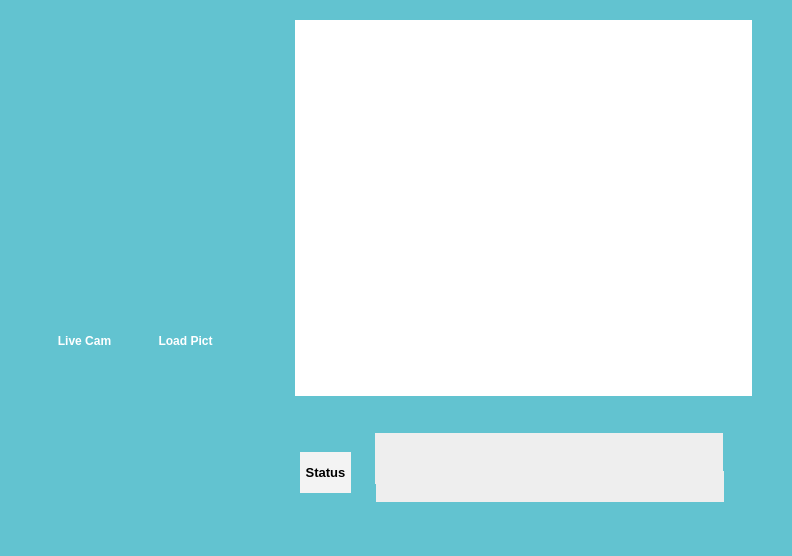
<?xml version="1.0" encoding="UTF-8"?>
<ui version="4.0">
 <class>MainWindow</class>
 <widget class="QMainWindow" name="MainWindow">
  <property name="geometry">
   <rect>
    <x>0</x>
    <y>0</y>
    <width>792</width>
    <height>556</height>
   </rect>
  </property>
  <property name="windowTitle">
   <string>MainWindow</string>
  </property>
  <property name="styleSheet">
   <string notr="true">alternate-background-color: rgb(98, 195, 208);
background-color: rgb(98, 195, 208);</string>
  </property>
  <widget class="QWidget" name="centralwidget">
   <widget class="QLabel" name="label">
    <property name="geometry">
     <rect>
      <x>-20</x>
      <y>-20</y>
      <width>831</width>
      <height>581</height>
     </rect>
    </property>
    <property name="styleSheet">
     <string notr="true">image: url(:/newPrefix/Desain intercace CLEAN.png);</string>
    </property>
    <property name="text">
     <string/>
    </property>
   </widget>
   <widget class="QPushButton" name="control_bt">
    <property name="geometry">
     <rect>
      <x>44</x>
      <y>320</y>
      <width>81</width>
      <height>41</height>
     </rect>
    </property>
    <property name="palette">
     <palette>
      <active>
       <colorrole role="WindowText">
        <brush brushstyle="SolidPattern">
         <color alpha="255">
          <red>255</red>
          <green>255</green>
          <blue>255</blue>
         </color>
        </brush>
       </colorrole>
       <colorrole role="Button">
        <brush brushstyle="SolidPattern">
         <color alpha="255">
          <red>98</red>
          <green>195</green>
          <blue>208</blue>
         </color>
        </brush>
       </colorrole>
       <colorrole role="Light">
        <brush brushstyle="SolidPattern">
         <color alpha="255">
          <red>0</red>
          <green>0</green>
          <blue>0</blue>
         </color>
        </brush>
       </colorrole>
       <colorrole role="Midlight">
        <brush brushstyle="SolidPattern">
         <color alpha="255">
          <red>0</red>
          <green>0</green>
          <blue>0</blue>
         </color>
        </brush>
       </colorrole>
       <colorrole role="Dark">
        <brush brushstyle="SolidPattern">
         <color alpha="255">
          <red>0</red>
          <green>0</green>
          <blue>0</blue>
         </color>
        </brush>
       </colorrole>
       <colorrole role="Mid">
        <brush brushstyle="SolidPattern">
         <color alpha="255">
          <red>0</red>
          <green>0</green>
          <blue>0</blue>
         </color>
        </brush>
       </colorrole>
       <colorrole role="Text">
        <brush brushstyle="SolidPattern">
         <color alpha="255">
          <red>255</red>
          <green>255</green>
          <blue>255</blue>
         </color>
        </brush>
       </colorrole>
       <colorrole role="BrightText">
        <brush brushstyle="SolidPattern">
         <color alpha="255">
          <red>255</red>
          <green>255</green>
          <blue>255</blue>
         </color>
        </brush>
       </colorrole>
       <colorrole role="ButtonText">
        <brush brushstyle="SolidPattern">
         <color alpha="255">
          <red>255</red>
          <green>255</green>
          <blue>255</blue>
         </color>
        </brush>
       </colorrole>
       <colorrole role="Base">
        <brush brushstyle="SolidPattern">
         <color alpha="255">
          <red>98</red>
          <green>195</green>
          <blue>208</blue>
         </color>
        </brush>
       </colorrole>
       <colorrole role="Window">
        <brush brushstyle="SolidPattern">
         <color alpha="255">
          <red>98</red>
          <green>195</green>
          <blue>208</blue>
         </color>
        </brush>
       </colorrole>
       <colorrole role="Shadow">
        <brush brushstyle="SolidPattern">
         <color alpha="255">
          <red>0</red>
          <green>0</green>
          <blue>0</blue>
         </color>
        </brush>
       </colorrole>
       <colorrole role="AlternateBase">
        <brush brushstyle="SolidPattern">
         <color alpha="255">
          <red>98</red>
          <green>195</green>
          <blue>208</blue>
         </color>
        </brush>
       </colorrole>
       <colorrole role="ToolTipBase">
        <brush brushstyle="SolidPattern">
         <color alpha="255">
          <red>255</red>
          <green>255</green>
          <blue>220</blue>
         </color>
        </brush>
       </colorrole>
       <colorrole role="ToolTipText">
        <brush brushstyle="SolidPattern">
         <color alpha="255">
          <red>0</red>
          <green>0</green>
          <blue>0</blue>
         </color>
        </brush>
       </colorrole>
       <colorrole role="PlaceholderText">
        <brush brushstyle="SolidPattern">
         <color alpha="128">
          <red>255</red>
          <green>255</green>
          <blue>255</blue>
         </color>
        </brush>
       </colorrole>
      </active>
      <inactive>
       <colorrole role="WindowText">
        <brush brushstyle="SolidPattern">
         <color alpha="255">
          <red>255</red>
          <green>255</green>
          <blue>255</blue>
         </color>
        </brush>
       </colorrole>
       <colorrole role="Button">
        <brush brushstyle="SolidPattern">
         <color alpha="255">
          <red>98</red>
          <green>195</green>
          <blue>208</blue>
         </color>
        </brush>
       </colorrole>
       <colorrole role="Light">
        <brush brushstyle="SolidPattern">
         <color alpha="255">
          <red>0</red>
          <green>0</green>
          <blue>0</blue>
         </color>
        </brush>
       </colorrole>
       <colorrole role="Midlight">
        <brush brushstyle="SolidPattern">
         <color alpha="255">
          <red>0</red>
          <green>0</green>
          <blue>0</blue>
         </color>
        </brush>
       </colorrole>
       <colorrole role="Dark">
        <brush brushstyle="SolidPattern">
         <color alpha="255">
          <red>0</red>
          <green>0</green>
          <blue>0</blue>
         </color>
        </brush>
       </colorrole>
       <colorrole role="Mid">
        <brush brushstyle="SolidPattern">
         <color alpha="255">
          <red>0</red>
          <green>0</green>
          <blue>0</blue>
         </color>
        </brush>
       </colorrole>
       <colorrole role="Text">
        <brush brushstyle="SolidPattern">
         <color alpha="255">
          <red>255</red>
          <green>255</green>
          <blue>255</blue>
         </color>
        </brush>
       </colorrole>
       <colorrole role="BrightText">
        <brush brushstyle="SolidPattern">
         <color alpha="255">
          <red>255</red>
          <green>255</green>
          <blue>255</blue>
         </color>
        </brush>
       </colorrole>
       <colorrole role="ButtonText">
        <brush brushstyle="SolidPattern">
         <color alpha="255">
          <red>255</red>
          <green>255</green>
          <blue>255</blue>
         </color>
        </brush>
       </colorrole>
       <colorrole role="Base">
        <brush brushstyle="SolidPattern">
         <color alpha="255">
          <red>98</red>
          <green>195</green>
          <blue>208</blue>
         </color>
        </brush>
       </colorrole>
       <colorrole role="Window">
        <brush brushstyle="SolidPattern">
         <color alpha="255">
          <red>98</red>
          <green>195</green>
          <blue>208</blue>
         </color>
        </brush>
       </colorrole>
       <colorrole role="Shadow">
        <brush brushstyle="SolidPattern">
         <color alpha="255">
          <red>0</red>
          <green>0</green>
          <blue>0</blue>
         </color>
        </brush>
       </colorrole>
       <colorrole role="AlternateBase">
        <brush brushstyle="SolidPattern">
         <color alpha="255">
          <red>98</red>
          <green>195</green>
          <blue>208</blue>
         </color>
        </brush>
       </colorrole>
       <colorrole role="ToolTipBase">
        <brush brushstyle="SolidPattern">
         <color alpha="255">
          <red>255</red>
          <green>255</green>
          <blue>220</blue>
         </color>
        </brush>
       </colorrole>
       <colorrole role="ToolTipText">
        <brush brushstyle="SolidPattern">
         <color alpha="255">
          <red>0</red>
          <green>0</green>
          <blue>0</blue>
         </color>
        </brush>
       </colorrole>
       <colorrole role="PlaceholderText">
        <brush brushstyle="SolidPattern">
         <color alpha="128">
          <red>255</red>
          <green>255</green>
          <blue>255</blue>
         </color>
        </brush>
       </colorrole>
      </inactive>
      <disabled>
       <colorrole role="WindowText">
        <brush brushstyle="SolidPattern">
         <color alpha="255">
          <red>0</red>
          <green>0</green>
          <blue>0</blue>
         </color>
        </brush>
       </colorrole>
       <colorrole role="Button">
        <brush brushstyle="SolidPattern">
         <color alpha="255">
          <red>98</red>
          <green>195</green>
          <blue>208</blue>
         </color>
        </brush>
       </colorrole>
       <colorrole role="Light">
        <brush brushstyle="SolidPattern">
         <color alpha="255">
          <red>0</red>
          <green>0</green>
          <blue>0</blue>
         </color>
        </brush>
       </colorrole>
       <colorrole role="Midlight">
        <brush brushstyle="SolidPattern">
         <color alpha="255">
          <red>0</red>
          <green>0</green>
          <blue>0</blue>
         </color>
        </brush>
       </colorrole>
       <colorrole role="Dark">
        <brush brushstyle="SolidPattern">
         <color alpha="255">
          <red>0</red>
          <green>0</green>
          <blue>0</blue>
         </color>
        </brush>
       </colorrole>
       <colorrole role="Mid">
        <brush brushstyle="SolidPattern">
         <color alpha="255">
          <red>0</red>
          <green>0</green>
          <blue>0</blue>
         </color>
        </brush>
       </colorrole>
       <colorrole role="Text">
        <brush brushstyle="SolidPattern">
         <color alpha="255">
          <red>0</red>
          <green>0</green>
          <blue>0</blue>
         </color>
        </brush>
       </colorrole>
       <colorrole role="BrightText">
        <brush brushstyle="SolidPattern">
         <color alpha="255">
          <red>255</red>
          <green>255</green>
          <blue>255</blue>
         </color>
        </brush>
       </colorrole>
       <colorrole role="ButtonText">
        <brush brushstyle="SolidPattern">
         <color alpha="255">
          <red>0</red>
          <green>0</green>
          <blue>0</blue>
         </color>
        </brush>
       </colorrole>
       <colorrole role="Base">
        <brush brushstyle="SolidPattern">
         <color alpha="255">
          <red>98</red>
          <green>195</green>
          <blue>208</blue>
         </color>
        </brush>
       </colorrole>
       <colorrole role="Window">
        <brush brushstyle="SolidPattern">
         <color alpha="255">
          <red>98</red>
          <green>195</green>
          <blue>208</blue>
         </color>
        </brush>
       </colorrole>
       <colorrole role="Shadow">
        <brush brushstyle="SolidPattern">
         <color alpha="255">
          <red>0</red>
          <green>0</green>
          <blue>0</blue>
         </color>
        </brush>
       </colorrole>
       <colorrole role="AlternateBase">
        <brush brushstyle="SolidPattern">
         <color alpha="255">
          <red>98</red>
          <green>195</green>
          <blue>208</blue>
         </color>
        </brush>
       </colorrole>
       <colorrole role="ToolTipBase">
        <brush brushstyle="SolidPattern">
         <color alpha="255">
          <red>255</red>
          <green>255</green>
          <blue>220</blue>
         </color>
        </brush>
       </colorrole>
       <colorrole role="ToolTipText">
        <brush brushstyle="SolidPattern">
         <color alpha="255">
          <red>0</red>
          <green>0</green>
          <blue>0</blue>
         </color>
        </brush>
       </colorrole>
       <colorrole role="PlaceholderText">
        <brush brushstyle="SolidPattern">
         <color alpha="128">
          <red>255</red>
          <green>255</green>
          <blue>255</blue>
         </color>
        </brush>
       </colorrole>
      </disabled>
     </palette>
    </property>
    <property name="font">
     <font>
      <pointsize>9</pointsize>
      <weight>75</weight>
      <bold>true</bold>
     </font>
    </property>
    <property name="text">
     <string>Live Cam</string>
    </property>
    <property name="flat">
     <bool>true</bool>
    </property>
   </widget>
   <widget class="QPushButton" name="Load_bt">
    <property name="geometry">
     <rect>
      <x>140</x>
      <y>320</y>
      <width>91</width>
      <height>41</height>
     </rect>
    </property>
    <property name="palette">
     <palette>
      <active>
       <colorrole role="WindowText">
        <brush brushstyle="SolidPattern">
         <color alpha="255">
          <red>255</red>
          <green>255</green>
          <blue>255</blue>
         </color>
        </brush>
       </colorrole>
       <colorrole role="Button">
        <brush brushstyle="SolidPattern">
         <color alpha="255">
          <red>98</red>
          <green>195</green>
          <blue>208</blue>
         </color>
        </brush>
       </colorrole>
       <colorrole role="Light">
        <brush brushstyle="SolidPattern">
         <color alpha="255">
          <red>0</red>
          <green>0</green>
          <blue>0</blue>
         </color>
        </brush>
       </colorrole>
       <colorrole role="Midlight">
        <brush brushstyle="SolidPattern">
         <color alpha="255">
          <red>0</red>
          <green>0</green>
          <blue>0</blue>
         </color>
        </brush>
       </colorrole>
       <colorrole role="Dark">
        <brush brushstyle="SolidPattern">
         <color alpha="255">
          <red>0</red>
          <green>0</green>
          <blue>0</blue>
         </color>
        </brush>
       </colorrole>
       <colorrole role="Mid">
        <brush brushstyle="SolidPattern">
         <color alpha="255">
          <red>0</red>
          <green>0</green>
          <blue>0</blue>
         </color>
        </brush>
       </colorrole>
       <colorrole role="Text">
        <brush brushstyle="SolidPattern">
         <color alpha="255">
          <red>255</red>
          <green>255</green>
          <blue>255</blue>
         </color>
        </brush>
       </colorrole>
       <colorrole role="BrightText">
        <brush brushstyle="SolidPattern">
         <color alpha="255">
          <red>255</red>
          <green>255</green>
          <blue>255</blue>
         </color>
        </brush>
       </colorrole>
       <colorrole role="ButtonText">
        <brush brushstyle="SolidPattern">
         <color alpha="255">
          <red>255</red>
          <green>255</green>
          <blue>255</blue>
         </color>
        </brush>
       </colorrole>
       <colorrole role="Base">
        <brush brushstyle="SolidPattern">
         <color alpha="255">
          <red>98</red>
          <green>195</green>
          <blue>208</blue>
         </color>
        </brush>
       </colorrole>
       <colorrole role="Window">
        <brush brushstyle="SolidPattern">
         <color alpha="255">
          <red>98</red>
          <green>195</green>
          <blue>208</blue>
         </color>
        </brush>
       </colorrole>
       <colorrole role="Shadow">
        <brush brushstyle="SolidPattern">
         <color alpha="255">
          <red>0</red>
          <green>0</green>
          <blue>0</blue>
         </color>
        </brush>
       </colorrole>
       <colorrole role="AlternateBase">
        <brush brushstyle="SolidPattern">
         <color alpha="255">
          <red>98</red>
          <green>195</green>
          <blue>208</blue>
         </color>
        </brush>
       </colorrole>
       <colorrole role="ToolTipBase">
        <brush brushstyle="SolidPattern">
         <color alpha="255">
          <red>255</red>
          <green>255</green>
          <blue>220</blue>
         </color>
        </brush>
       </colorrole>
       <colorrole role="ToolTipText">
        <brush brushstyle="SolidPattern">
         <color alpha="255">
          <red>0</red>
          <green>0</green>
          <blue>0</blue>
         </color>
        </brush>
       </colorrole>
       <colorrole role="PlaceholderText">
        <brush brushstyle="SolidPattern">
         <color alpha="128">
          <red>255</red>
          <green>255</green>
          <blue>255</blue>
         </color>
        </brush>
       </colorrole>
      </active>
      <inactive>
       <colorrole role="WindowText">
        <brush brushstyle="SolidPattern">
         <color alpha="255">
          <red>255</red>
          <green>255</green>
          <blue>255</blue>
         </color>
        </brush>
       </colorrole>
       <colorrole role="Button">
        <brush brushstyle="SolidPattern">
         <color alpha="255">
          <red>98</red>
          <green>195</green>
          <blue>208</blue>
         </color>
        </brush>
       </colorrole>
       <colorrole role="Light">
        <brush brushstyle="SolidPattern">
         <color alpha="255">
          <red>0</red>
          <green>0</green>
          <blue>0</blue>
         </color>
        </brush>
       </colorrole>
       <colorrole role="Midlight">
        <brush brushstyle="SolidPattern">
         <color alpha="255">
          <red>0</red>
          <green>0</green>
          <blue>0</blue>
         </color>
        </brush>
       </colorrole>
       <colorrole role="Dark">
        <brush brushstyle="SolidPattern">
         <color alpha="255">
          <red>0</red>
          <green>0</green>
          <blue>0</blue>
         </color>
        </brush>
       </colorrole>
       <colorrole role="Mid">
        <brush brushstyle="SolidPattern">
         <color alpha="255">
          <red>0</red>
          <green>0</green>
          <blue>0</blue>
         </color>
        </brush>
       </colorrole>
       <colorrole role="Text">
        <brush brushstyle="SolidPattern">
         <color alpha="255">
          <red>255</red>
          <green>255</green>
          <blue>255</blue>
         </color>
        </brush>
       </colorrole>
       <colorrole role="BrightText">
        <brush brushstyle="SolidPattern">
         <color alpha="255">
          <red>255</red>
          <green>255</green>
          <blue>255</blue>
         </color>
        </brush>
       </colorrole>
       <colorrole role="ButtonText">
        <brush brushstyle="SolidPattern">
         <color alpha="255">
          <red>255</red>
          <green>255</green>
          <blue>255</blue>
         </color>
        </brush>
       </colorrole>
       <colorrole role="Base">
        <brush brushstyle="SolidPattern">
         <color alpha="255">
          <red>98</red>
          <green>195</green>
          <blue>208</blue>
         </color>
        </brush>
       </colorrole>
       <colorrole role="Window">
        <brush brushstyle="SolidPattern">
         <color alpha="255">
          <red>98</red>
          <green>195</green>
          <blue>208</blue>
         </color>
        </brush>
       </colorrole>
       <colorrole role="Shadow">
        <brush brushstyle="SolidPattern">
         <color alpha="255">
          <red>0</red>
          <green>0</green>
          <blue>0</blue>
         </color>
        </brush>
       </colorrole>
       <colorrole role="AlternateBase">
        <brush brushstyle="SolidPattern">
         <color alpha="255">
          <red>98</red>
          <green>195</green>
          <blue>208</blue>
         </color>
        </brush>
       </colorrole>
       <colorrole role="ToolTipBase">
        <brush brushstyle="SolidPattern">
         <color alpha="255">
          <red>255</red>
          <green>255</green>
          <blue>220</blue>
         </color>
        </brush>
       </colorrole>
       <colorrole role="ToolTipText">
        <brush brushstyle="SolidPattern">
         <color alpha="255">
          <red>0</red>
          <green>0</green>
          <blue>0</blue>
         </color>
        </brush>
       </colorrole>
       <colorrole role="PlaceholderText">
        <brush brushstyle="SolidPattern">
         <color alpha="128">
          <red>255</red>
          <green>255</green>
          <blue>255</blue>
         </color>
        </brush>
       </colorrole>
      </inactive>
      <disabled>
       <colorrole role="WindowText">
        <brush brushstyle="SolidPattern">
         <color alpha="255">
          <red>0</red>
          <green>0</green>
          <blue>0</blue>
         </color>
        </brush>
       </colorrole>
       <colorrole role="Button">
        <brush brushstyle="SolidPattern">
         <color alpha="255">
          <red>98</red>
          <green>195</green>
          <blue>208</blue>
         </color>
        </brush>
       </colorrole>
       <colorrole role="Light">
        <brush brushstyle="SolidPattern">
         <color alpha="255">
          <red>0</red>
          <green>0</green>
          <blue>0</blue>
         </color>
        </brush>
       </colorrole>
       <colorrole role="Midlight">
        <brush brushstyle="SolidPattern">
         <color alpha="255">
          <red>0</red>
          <green>0</green>
          <blue>0</blue>
         </color>
        </brush>
       </colorrole>
       <colorrole role="Dark">
        <brush brushstyle="SolidPattern">
         <color alpha="255">
          <red>0</red>
          <green>0</green>
          <blue>0</blue>
         </color>
        </brush>
       </colorrole>
       <colorrole role="Mid">
        <brush brushstyle="SolidPattern">
         <color alpha="255">
          <red>0</red>
          <green>0</green>
          <blue>0</blue>
         </color>
        </brush>
       </colorrole>
       <colorrole role="Text">
        <brush brushstyle="SolidPattern">
         <color alpha="255">
          <red>0</red>
          <green>0</green>
          <blue>0</blue>
         </color>
        </brush>
       </colorrole>
       <colorrole role="BrightText">
        <brush brushstyle="SolidPattern">
         <color alpha="255">
          <red>255</red>
          <green>255</green>
          <blue>255</blue>
         </color>
        </brush>
       </colorrole>
       <colorrole role="ButtonText">
        <brush brushstyle="SolidPattern">
         <color alpha="255">
          <red>0</red>
          <green>0</green>
          <blue>0</blue>
         </color>
        </brush>
       </colorrole>
       <colorrole role="Base">
        <brush brushstyle="SolidPattern">
         <color alpha="255">
          <red>98</red>
          <green>195</green>
          <blue>208</blue>
         </color>
        </brush>
       </colorrole>
       <colorrole role="Window">
        <brush brushstyle="SolidPattern">
         <color alpha="255">
          <red>98</red>
          <green>195</green>
          <blue>208</blue>
         </color>
        </brush>
       </colorrole>
       <colorrole role="Shadow">
        <brush brushstyle="SolidPattern">
         <color alpha="255">
          <red>0</red>
          <green>0</green>
          <blue>0</blue>
         </color>
        </brush>
       </colorrole>
       <colorrole role="AlternateBase">
        <brush brushstyle="SolidPattern">
         <color alpha="255">
          <red>98</red>
          <green>195</green>
          <blue>208</blue>
         </color>
        </brush>
       </colorrole>
       <colorrole role="ToolTipBase">
        <brush brushstyle="SolidPattern">
         <color alpha="255">
          <red>255</red>
          <green>255</green>
          <blue>220</blue>
         </color>
        </brush>
       </colorrole>
       <colorrole role="ToolTipText">
        <brush brushstyle="SolidPattern">
         <color alpha="255">
          <red>0</red>
          <green>0</green>
          <blue>0</blue>
         </color>
        </brush>
       </colorrole>
       <colorrole role="PlaceholderText">
        <brush brushstyle="SolidPattern">
         <color alpha="128">
          <red>255</red>
          <green>255</green>
          <blue>255</blue>
         </color>
        </brush>
       </colorrole>
      </disabled>
     </palette>
    </property>
    <property name="font">
     <font>
      <pointsize>9</pointsize>
      <weight>75</weight>
      <bold>true</bold>
     </font>
    </property>
    <property name="text">
     <string>Load Pict</string>
    </property>
    <property name="flat">
     <bool>true</bool>
    </property>
   </widget>
   <widget class="QLabel" name="img_lbl">
    <property name="geometry">
     <rect>
      <x>295</x>
      <y>20</y>
      <width>457</width>
      <height>376</height>
     </rect>
    </property>
    <property name="styleSheet">
     <string notr="true">background-color: rgb(255, 255, 255);</string>
    </property>
    <property name="text">
     <string/>
    </property>
   </widget>
   <widget class="QLabel" name="name_lbl">
    <property name="geometry">
     <rect>
      <x>375</x>
      <y>433</y>
      <width>348</width>
      <height>51</height>
     </rect>
    </property>
    <property name="font">
     <font>
      <pointsize>12</pointsize>
     </font>
    </property>
    <property name="styleSheet">
     <string notr="true">background-color: rgb(255, 255, 255);
background-color: rgb(238, 238, 238);</string>
    </property>
    <property name="text">
     <string/>
    </property>
    <property name="alignment">
     <set>Qt::AlignCenter</set>
    </property>
   </widget>
   <widget class="QLabel" name="Sts_lbl">
    <property name="geometry">
     <rect>
      <x>300</x>
      <y>452</y>
      <width>51</width>
      <height>41</height>
     </rect>
    </property>
    <property name="font">
     <font>
      <pointsize>10</pointsize>
      <weight>75</weight>
      <bold>true</bold>
     </font>
    </property>
    <property name="styleSheet">
     <string notr="true">background-color: rgb(243, 243, 243);</string>
    </property>
    <property name="text">
     <string>Status</string>
    </property>
    <property name="alignment">
     <set>Qt::AlignCenter</set>
    </property>
   </widget>
   <widget class="QLabel" name="time_lbl">
    <property name="geometry">
     <rect>
      <x>376</x>
      <y>471</y>
      <width>348</width>
      <height>31</height>
     </rect>
    </property>
    <property name="font">
     <font>
      <family>MS UI Gothic</family>
      <pointsize>11</pointsize>
      <weight>75</weight>
      <bold>true</bold>
     </font>
    </property>
    <property name="styleSheet">
     <string notr="true">background-color: rgb(255, 255, 255);
background-color: rgb(238, 238, 238);</string>
    </property>
    <property name="text">
     <string/>
    </property>
    <property name="alignment">
     <set>Qt::AlignCenter</set>
    </property>
   </widget>
  </widget>
  <widget class="QMenuBar" name="menubar">
   <property name="geometry">
    <rect>
     <x>0</x>
     <y>0</y>
     <width>792</width>
     <height>21</height>
    </rect>
   </property>
  </widget>
  <widget class="QStatusBar" name="statusbar"/>
 </widget>
 <resources>
  <include location="source.qrc"/>
 </resources>
 <connections/>
</ui>
